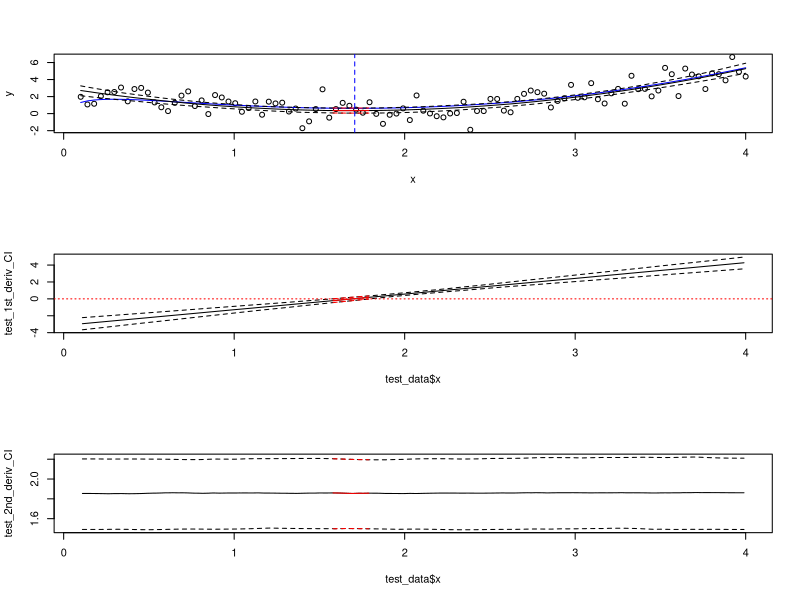

Write the R code that produced this figure.
# testing_maxima.R
# Author: Eric Pedersen
# Date Created: 2017-09-22
# BIOL 490, Pedersen Lab, Concordia University 
# Description: This code calculates the confidence interval of a peak given a gam

library(dplyr)
library(mgcv)
library(tibble)#just in case


#You need the multivariate normal RNG from the MASS package
mvrnorm = MASS::mvrnorm

# Functions to calculate the 1st and 2nd derivatives of a given time series with a given step size
# Uses two-point approximations for both 1st and 2nd derivs.
calc_1st_deriv = function(y,delta) (lead(y,1) - lag(y,1))/(2*delta)
calc_2nd_deriv = function(y,delta) (lead(y,1) + lag(y,1)-2*y)/delta^2

# Function to test if each the confidence intervals for the derivatives of a given 
# curve satisfy the test for a point potentially being an extremum 
# The first deriv criteria determines if the confidence intervals for the first 
# derivative at a given point overlaps zero. The second deriv criteria tests
# if the second deriv CI overlaps zero. A point is only considered to be a 
# candidate extremum if the first criteria is true and the second is false
find_candidate_peaks = function(deriv_1_bounds, deriv_2_bounds){
  deriv1_criteria = deriv_1_bounds[,1]<0&deriv_1_bounds[,2]>0
  deriv2_criteria  = !(deriv_2_bounds[,1]<0&deriv_2_bounds[,2]>0)
  is_candidate = deriv1_criteria&deriv2_criteria
  is_candidate
}


# function for generating underlying curve. Simple sum of a log-curve and a quadratic
# parameters a,b determine how large the log and quadratic components are, mid determines where the
# center of the quadratic is
fit_func = function(x, a,b,mid)  a*log(x)+b*(x-mid)^2 

n = 100         # number of data points
sigma = 1           # st. dev. of errors around mean value

# parameters for the true function
a   = 1      
b   = 1
mid = 2

#Parameters determining how large the range of x is
low_lim = 0.1
high_lim =4


# data frame with x, values, random y values, and the true curve
training_data = tibble(x = seq(low_lim,high_lim, length=n),y= rnorm(n,fit_func(x,a,b,mid),sigma),
                       true_val = fit_func(x,a,b,mid) )

# Extracts the actual minimum for the function (or the left boundary if the min
# is outside the data range)
true_min = optim(par = 1, fit_func, a=a,b=b,mid=mid,lower = low_lim,upper=high_lim,method = "L-BFGS-B")$par[1]


# The fitted model, using a 20 basis function thin plate spline smoother with REML
# fitting criteria. m=3 specifies that the model should penalize squared third derivatives.
# This is important as if m=2 (the default) then prior simulations from the fit are too wiggly, and 
# end up with too wide a range of 2nd derivatives
mod = gam(y~s(x, bs= "tp", k=20,m = 3), data=training_data,method="REML")


# step size used for calculating derivatives
step_size = 0.01

# The test data, with one x per step unit across the range.
test_data = tibble(x=seq(low_lim, high_lim,by= step_size))

#Simulate new functions from the posterior distribution of functions, using the
#test data and 500 simulations
n_sims = 500
mod_coef = coef(mod) # mean values for all basis functions
mod_vcov =vcov(mod)  # posterior variance-covariance matrix
mod_sims = mvrnorm(n_sims, mod_coef,mod_vcov) #random parameter draws
test_lp = predict.gam(mod,newdata = test_data,type = "lpmatrix") #the basis functions 
test_sims = test_lp %*% t(mod_sims) #random parameters times basis functions

#Calculates estimated first and second derivatives 
test_1st_deriv = apply(test_sims,MARGIN = 2,calc_1st_deriv, delta= step_size)
test_2nd_deriv = apply(test_sims,MARGIN = 2,calc_2nd_deriv, delta= step_size)

# 95% confidence intervals for the function, 1st, and 2nd derivatives
test_CI = t(apply(test_sims,
                  MARGIN = 1,
                  FUN = quantile,
                  probs=c(0.025,0.5,0.975),
                  na.rm=T))
test_1st_deriv_CI = t(apply(test_1st_deriv ,
                            MARGIN = 1,
                            FUN = quantile,
                            probs=c(0.025,0.5,0.975),
                            na.rm=T))
test_2nd_deriv_CI = t(apply(test_2nd_deriv ,
                            MARGIN = 1,
                            FUN = quantile,
                            probs=c(0.025,0.5, 0.975),
                            na.rm=T))

# Using the CIs for 1st and 2nd derivatives to test for peaks
candidate_peaks = as.vector(find_candidate_peaks(test_1st_deriv_CI[,c(1,3)], 
                                                 test_2nd_deriv_CI[,c(1,3)]))

candidate_peaks = ifelse(is.na(candidate_peaks), F, candidate_peaks)

#plotting curves ####


par(mfrow=c(3,1))

# Plot of raw data and model fit, with true function in blue and 
# estimated minima in red. Vertical blue line is the true minimum
# par(mar=c(1,1,1,1))
plot(y~x, data= training_data)
points(true_val~x, data=training_data, col="blue",type="l",lwd=1)
matplot(test_data$x, test_CI,type="l",col="black",lty=c(2,1,2),add = T)
matplot(test_data$x[candidate_peaks], test_CI[candidate_peaks,],
        type="l",col="red",lty=c(2,1,2),add = T)
abline(v= true_min, col="blue",lty=2)

#plot of first derivatives plus CI
matplot(test_data$x,test_1st_deriv_CI,type="l",col="black",lty=c(2,1,2))
matplot(test_data$x[candidate_peaks], test_1st_deriv_CI[candidate_peaks,],
        type="l",col="red",lty=c(2,1,2),add = T)
abline(h=0,lty=3,col="red")

#Plot of estimated 2nd derivative plus CI
matplot(test_data$x,test_2nd_deriv_CI,type="l",col="black",lty=c(2,1,2))
matplot(test_data$x[candidate_peaks], test_2nd_deriv_CI[candidate_peaks,],
        type="l",col="red",lty=c(2,1,2),add = T)
abline(h=0, lty=3, col="red")

